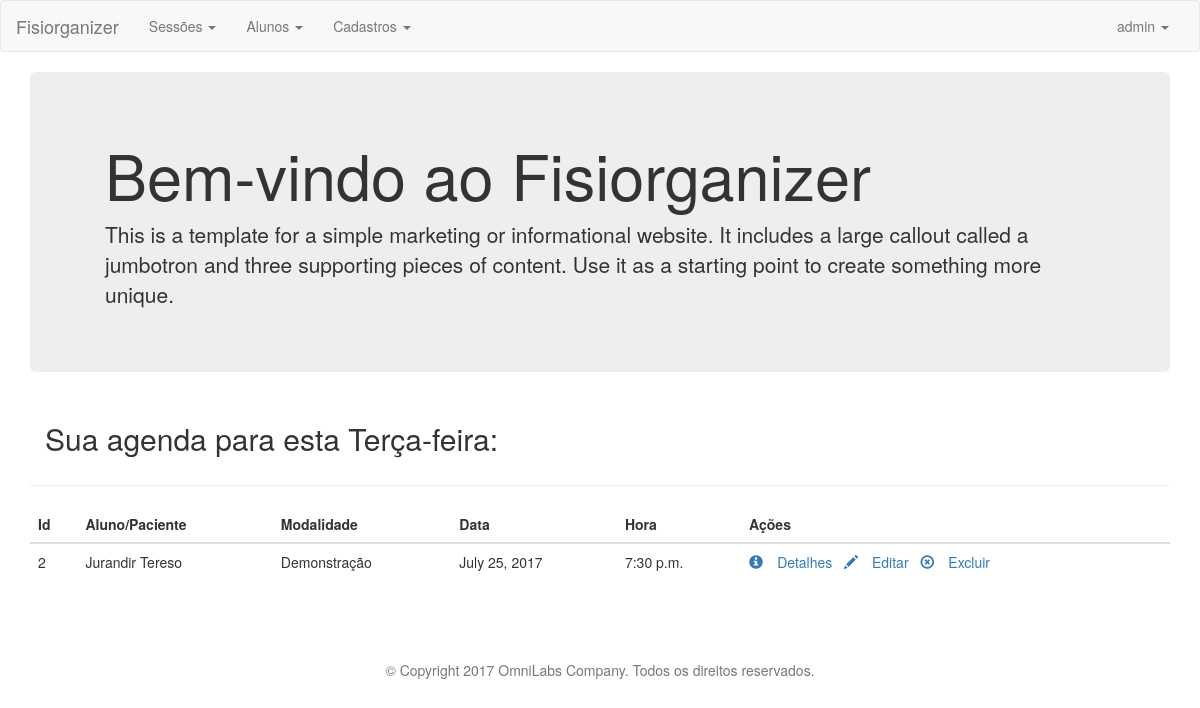
The app's page / (signed in) with its own data.
### Fisiorganizer_SITE/models.py (models this page shows, shortened)
class Session(models.Model):
    id = models.AutoField(primary_key=True)
    id_modality = models.ForeignKey(Modality)
    id_instructor = models.ForeignKey(User)
    id_customer = models.ForeignKey(Customer)
    date = models.DateField()
    time = models.TimeField()

class Customer(models.Model):
    id = models.AutoField(primary_key=True)
    name = models.CharField(max_length=100, blank=False, default='')
    address = models.CharField(max_length=150, blank=True)
    city = models.CharField(max_length=25)
    cellphone = models.PositiveIntegerField(blank=False, null=False)
    age = models.IntegerField(blank=False)
    details = models.TextField(max_length=500, blank=True)

class Modality(models.Model):
    id = models.AutoField(primary_key=True)
    name = models.CharField(max_length=150, blank=False)

### Fisiorganizer_SITE/controllers/main_controller.py (the view)
# urls.py: url(r'^$', main_controller.index, name='index'),
def index(request):
    dayOfWeek = getDayOfWeek()
    if request.user.is_authenticated():
        today = datetime.date.today()
        user = request.user
        sessions = Session.objects.filter(date=today, id_instructor=user)
        return render(request, 'index.html', {'dayOfWeek': dayOfWeek, 'sessions': sessions})
    else:
        return render(request, 'index.html')

### Fisiorganizer_SITE/controllers/main_controller.py (called while the page is built)
def getDayOfWeek():
    today = datetime.date.today()
    days = ["Segunda-feira",
            "Terça-feira",
            "Quarta-feira",
            "Quinta-feira",
            "Sexta-feira",
            "Sábado",
            "Domingo"
            ]
    dayNumber = today.weekday()
    dayOfWeek = days[dayNumber]
    return dayOfWeek

### Fisiorganizer_SITE/templates/index.html (shortened to what this page needs)
{% extends 'layout.html' %}
{% load static %}
{% block content %}
<div class="jumbotron">
    <div class="container">
        <h1 class="display-3">Bem-vindo ao Fisiorganizer</h1>
        <p>This is a template for a simple marketing or informational website. It includes a large callout called a
            jumbotron and three supporting pieces of content. Use it as a starting point to create something more
            unique.</p>
    </div>
</div>
{% if user.is_authenticated %}
<div class="container">
    <h2> Sua agenda para esta {{ dayOfWeek }}:</h2>
</div>
<hr>
    <table id="customersTable" class="table">
        <thead>
        <tr>
            <th>Id</th>
            <th>Aluno/Paciente</th>
            <th>Modalidade</th>
            <th>Data</th>
            <th>Hora</th>
            <th>Ações</th>
        </tr>
        </thead>
        <tbody>
        {% for s in sessions %}
        <tr>
            <td>
                {{ s.id }}
            </td>
            <td>
                {{ s.id_customer.name }}
            </td>
            <td>
                {{ s.id_modality.name }}
            </td>
            <td>
                {{ s.date }}
            </td>
           <td>
                {{ s.time }}
            </td>
            <td>
                <a href="{% url 'session_details' id=s.id %}" class="" role="button">
                    <span class="glyphicon glyphicon-info-sign" aria-hidden="true">&nbsp;</span>Detalhes
                </a>
                <span>&nbsp;</span>
                <a href="{% url 'session_edit' id=s.id %}" class="" role="button">
                    <span class="glyphicon glyphicon-pencil" aria-hidden="true">&nbsp;</span>Editar
                </a>
                <span>&nbsp;</span>
                <a class="" role="button" name="delete" data-id="{{ s.id }}">
                    <span class="glyphicon glyphicon-remove-circle" aria-hidden="true">&nbsp;</span>Excluir
                </a>
            </td>
        </tr>
        {% endfor %}
        </tbody>
    </table>
    {% endif %}
{% endblock %}

### Fisiorganizer_SITE/templates/layout.html (shortened to what this page needs)
<!DOCTYPE html>
<html lang="en">
<head>
    {% load static %}
    <link rel="stylesheet" href="{% static '/css/bootstrap.min.css' %}">
    <link rel="stylesheet" href="{% static '/css/jquery.dataTables.min.css' %}">
</head>
<body>
<nav class="navbar navbar-default">
    <div class="container-fluid">
        <div class="navbar-header">
            <a class="navbar-brand" href="{% url 'index' %}">Fisiorganizer</a>
        </div>
        {% if user.is_authenticated %}
        <div class="collapse navbar-collapse" id="bs-example-navbar-collapse-1">
            <ul class="nav navbar-nav">
                <li class="dropdown">
                    <a href="#" class="dropdown-toggle" data-toggle="dropdown" role="button" aria-haspopup="true"
                       aria-expanded="false">Sessões <span class="caret"></span></a>
                </li>
                <li class="dropdown">
                    <a href="#" class="dropdown-toggle" data-toggle="dropdown" role="button" aria-haspopup="true"
                       aria-expanded="false">Alunos <span class="caret"></span></a>
                </li>
                <li class="dropdown">
                    <a href="#" class="dropdown-toggle" data-toggle="dropdown" role="button" aria-haspopup="true"
                       aria-expanded="false">Cadastros <span class="caret"></span></a>
                </li>
            </ul>
            {% endif %}
            {% if not user.is_authenticated %}
<ul class="nav navbar-nav navbar-right">
        <li><a href="{% url 'account_login' %}">Entrar</a></li>
            {% csrf_token %} {% else %}
            <ul class="nav navbar-nav navbar-right">
                <li class="dropdown">
                    <a href="#" class="dropdown-toggle" data-toggle="dropdown" role="button" aria-haspopup="true"
                       aria-expanded="false">{{ user.username }} <span class="caret"></span></a>
                </li>
            </ul>
            {% endif %}
        </div>
    </div>
</nav>
<div class="container">
    {% block content %}{% endblock %}
</div>
<br>
<br>
<br>
<footer>
    <p class="text-center text-muted">© Copyright 2017 OmniLabs Company. Todos os direitos reservados.</p>
</footer>
</body>
</html>

### records on screen
Session: id "2", id_customer.name "Jurandir Tereso", id_modality.name "Demonstração", date "July 25, 2017", time "7:30 p.m."

### other values on screen
{{ user.username }} "admin"
{{ dayOfWeek }} "Terça-feira"
